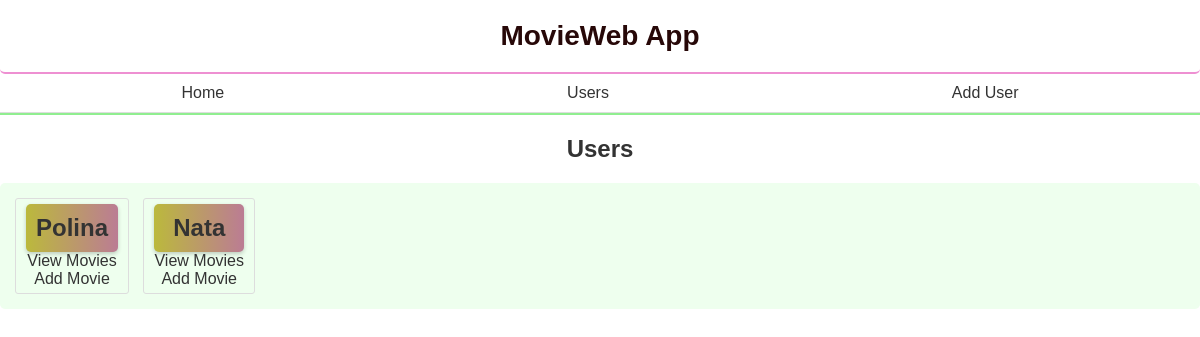
The app's page /users, older data.
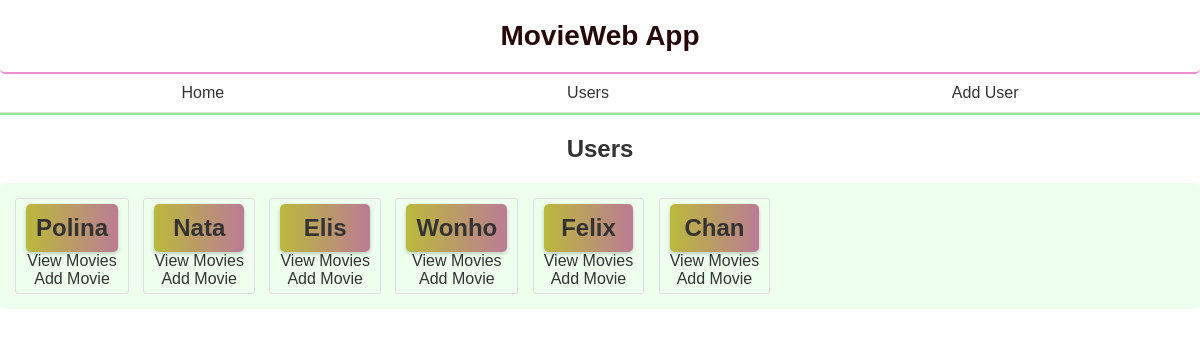
The same page, newer data.
### data_manager/data_models.py (models this page shows)
class User(db.Model):
    __tablename__ = 'users'
    id = db.Column(db.Integer, primary_key=True, autoincrement=True)
    user_name = db.Column(db.String(100), nullable = False)

### app.py (the view)
@app.route('/users', methods=['GET'])
def list_users():
    try:
        users = data_manager.get_all_users()
        return render_template('users.html', users=users)
    except Exception as e:
        return handle_internal_server_error(app, e)

### data_manager/sqlite_data_manager.py (called while the page is built)
    def get_all_users(self):
        return self.db.session.query(User).all()

### templates/users.html (shortened to what this page needs)
<!DOCTYPE html>
<html>
<head>
    <link rel="stylesheet" href="static/users_styles.css">
</head>
<body>
    <h1>MovieWeb App</h1>
    <nav>
        <ul>
            <li><a href="/">Home</a></li>
            <li><a href="/users">Users</a></li>
            <li><a href="/add_user">Add User</a></li>
        </ul>
    </nav>
    <h2>Users</h2>
    <div class="users_container">
    <ul class="users">
        {% for user in users %}
            <li><a href="/users/{{ user.id }}"><div class="user-name">{{ user.user_name }}</div></a>
        <div class="user-actions">
            <a href="/users/{{ user.id }}">View Movies</a>
            <a href="/users/{{ user.id }}/add_movie">Add Movie</a>
        </div>
        </li>
        {% endfor %}
    </ul>
</div>
</body>
</html>

### static/users_styles.css (style rules this page uses)
body { font-family: Arial, sans-serif; margin: 0; padding: 0; background-image: url("./anime-style-clouds.jpg"); background-size: cover; background-attachment: fixed; }
nav { background-color: rgba(255, 255, 255, 0.8); padding: 10px; border-bottom: 1px solid #ddd; }
h1 { text-align: center; padding: 20px 0; margin: 0; color: #270808; border-bottom: 2px solid #ee90d2; font-size: 28px; font-weight: bold; background-color: rgba(255, 255, 255, 0.5); border-radius: 5px; }
nav ul { list-style: none; margin: 0; padding: 0; display: flex; justify-content: space-around; }
nav li { display: inline-block; }
nav a { text-decoration: none; color: #333; padding: 10px; }
.users_container { display: flex; flex-direction: column; justify-content: space-between; background-color: #efe; padding: 10px; border-radius: 5px; }
h2 { text-align: center; padding: 20px 0; margin: 0; color: #333; border-top: 2px solid #90EE90; }
.users_container { display: flex; flex-wrap: wrap; padding: 10px; border-radius: 5px; }
.users { list-style: none; margin: 0; padding: 0; }
.users li { display: flex; flex-direction: column; align-items: center; padding: 5px 10px; margin: 5px; border: 1px solid #ddd; border-radius: 3px; display: inline-block; }
.users li a { color: #333; text-decoration: none; }
.user-actions { display: flex; flex-direction: column; align-items: center; }
.user-actions a { text-decoration: none; }
.user-name { font-size: 24px; font-weight: bold; color: #333; background-color: #f2f2f2; padding: 10px; border-radius: 5px; text-align: center; box-shadow: 0 2px 4px rgba(0, 0, 0, 0.2); background-image: linear-gradient(to right, #bbb93c, #bb7c94); }

Row changes from the older to the newer data that the page shows:
added User: user_name "Elis"
added User: user_name "Wonho"
added User: user_name "Felix"
added User: user_name "Chan"
